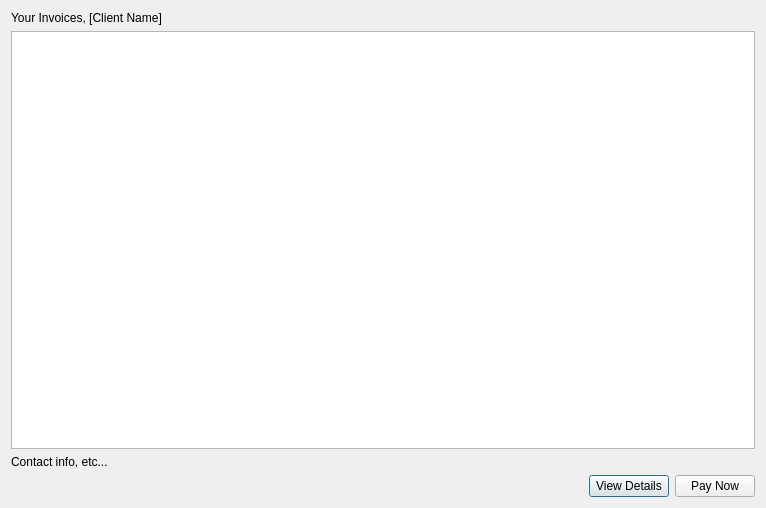
<?xml version="1.0" encoding="UTF-8"?>
<ui version="4.0">
 <class>ClientDashboardWidget</class>
 <widget class="QDialog" name="ClientDashboardWidget">
  <property name="geometry">
   <rect>
    <x>0</x>
    <y>0</y>
    <width>766</width>
    <height>508</height>
   </rect>
  </property>
  <property name="windowTitle">
   <string>Dialog</string>
  </property>
  <layout class="QHBoxLayout" name="horizontalLayout_2">
   <item>
    <layout class="QVBoxLayout" name="mainLayout">
     <item>
      <widget class="QLabel" name="welcomeHeaderLabel">
       <property name="text">
        <string>Your Invoices, [Client Name]</string>
       </property>
      </widget>
     </item>
     <item>
      <widget class="QTableView" name="clientInvoiceTable"/>
     </item>
     <item>
      <widget class="QLabel" name="footerLabel">
       <property name="text">
        <string>Contact info, etc...</string>
       </property>
      </widget>
     </item>
     <item>
      <layout class="QHBoxLayout" name="horizontalLayout">
       <item>
        <spacer name="horizontalSpacer">
         <property name="orientation">
          <enum>Qt::Orientation::Horizontal</enum>
         </property>
         <property name="sizeHint" stdset="0">
          <size>
           <width>40</width>
           <height>20</height>
          </size>
         </property>
        </spacer>
       </item>
       <item>
        <widget class="QPushButton" name="viewDetailsButton">
         <property name="text">
          <string>View Details</string>
         </property>
        </widget>
       </item>
       <item>
        <widget class="QPushButton" name="payNowButton">
         <property name="text">
          <string>Pay Now</string>
         </property>
        </widget>
       </item>
      </layout>
     </item>
    </layout>
   </item>
  </layout>
 </widget>
 <resources/>
 <connections/>
</ui>
